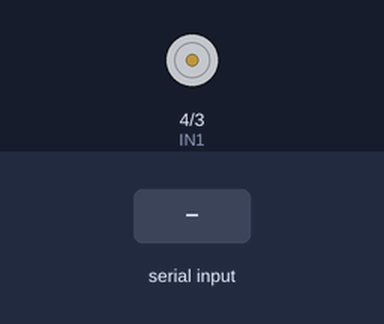
The sketch below on a simulated Arduino Uno, built with avr-gcc and run on an emulated ATmega328P. Parts: motor-driver pin pairs drawn as motors (green arrow = first pin HIGH = forward, orange = second pin HIGH = backward, longer = more drive, scaled by the enable pin). The test bench sets the inputs (shaded band). What the sketch prints to the serial monitor is not drawn.

Above: at 1.2 s.
1.3 s: "F" received over Serial
At 1.8 s:
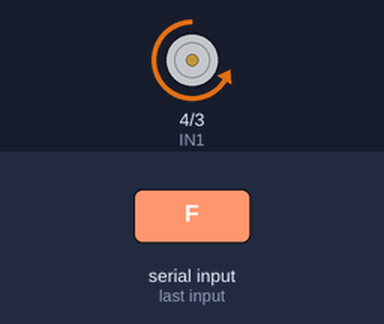
2.8 s: "B" received over Serial
At 4.0 s:
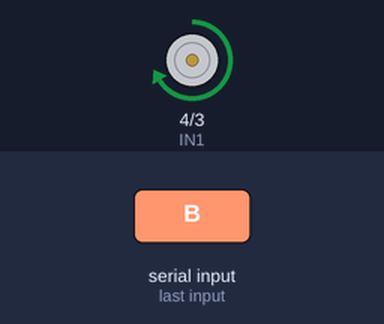
4.3 s: "S" received over Serial
At 5.3 s:
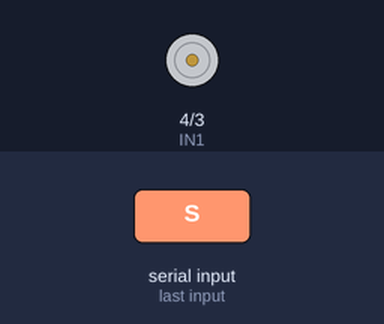
Timing chart, 0 to 7.3 s (numbered marks = the images above; inputs shaded):
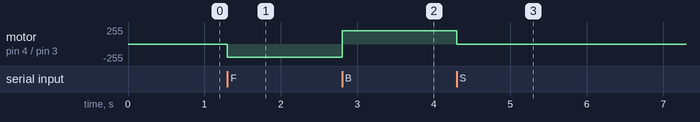

The sketch:

step1_one_motor.ino
```cpp
// ═══════════════════════════════════════════════════════════
// STEP 1 — One Motor
//
// WHAT THIS DOES:
//   You type a letter into the Serial Monitor and the motor
//   spins forward, backward, or stops.
//
// WHAT YOU LEARN:
//   - How to set up pins on the Arduino
//   - How to read a command from the computer
//   - How to make a motor spin
//
// HOW TO TEST:
//   1. Upload this sketch to the Arduino
//   2. Open Serial Monitor (magnifying glass icon, top right)
//   3. Make sure it says "9600 baud" at the bottom
//   4. Type F and press Send → motor spins forward
//   5. Type B and press Send → motor spins backward
//   6. Type S and press Send → motor stops
// ═══════════════════════════════════════════════════════════


// ── MOTOR SPEED ──────────────────────────────────────────
// This number controls how fast the motor spins.
// It goes from 0 (stopped) to 255 (full speed).
// 200 is about 80% power — a good default.
#define SPEED_L 200


// ── PIN ASSIGNMENTS ──────────────────────────────────────
// These three wires connect the Arduino to the motor driver.
// EN_A = "enable" pin — controls the speed (must be a PWM pin)
// IN1 and IN2 = "direction" pins — control which way the motor spins
//
// Think of it like a water tap:
//   EN_A = how far you open the tap (speed)
//   IN1/IN2 = which pipe the water flows through (direction)
const int EN_A = 6;    // speed control (PWM)
const int IN1  = 4;    // direction wire 1
const int IN2  = 3;    // direction wire 2


// ══════════════════════════════════════════════════════════
// SETUP — runs once when the Arduino powers on
// ══════════════════════════════════════════════════════════
void setup() {

  // Start the serial connection so we can talk to the computer.
  // 9600 is the communication speed — must match the Serial Monitor.
  Serial.begin(9600);

  // Tell the Arduino that these pins are OUTPUTS (sending signals out).
  // This is required before you can turn them on or off.
  pinMode(EN_A, OUTPUT);
  pinMode(IN1, OUTPUT);
  pinMode(IN2, OUTPUT);

  // Start with the motor completely stopped.
  // LOW means "off" — no signal on the direction wires.
  // analogWrite(pin, 0) means speed = zero.
  digitalWrite(IN1, LOW);
  digitalWrite(IN2, LOW);
  analogWrite(EN_A, 0);

  // Print a welcome message so we know the Arduino is ready.
  Serial.println("Step 1 ready — send F / B / S");
}


// ══════════════════════════════════════════════════════════
// LOOP — runs over and over, forever, after setup finishes
// ══════════════════════════════════════════════════════════
void loop() {

  // Check if the computer has sent us a letter.
  // Serial.available() returns how many letters are waiting.
  if (Serial.available() > 0) {

    // Read one letter from the serial buffer.
    // This removes it from the queue, like taking a ticket.
    char cmd = Serial.read();

    // Decide what to do based on which letter we received.
    // "switch" is like a menu — jump to the matching "case".
    switch (cmd) {

      // ── FORWARD ──
      // To spin the motor forward:
      //   IN1 = LOW, IN2 = HIGH  (direction = forward)
      //   EN_A = SPEED_L         (turn on the speed)
      case 'F':
        Serial.println("Forward");
        digitalWrite(IN1, LOW);
        digitalWrite(IN2, HIGH);
        analogWrite(EN_A, SPEED_L);
        break;  // "break" means "stop here, don't fall through"

      // ── BACKWARD ──
      // Same idea, but swap IN1 and IN2 to reverse direction.
      case 'B':
        Serial.println("Backward");
        digitalWrite(IN1, HIGH);
        digitalWrite(IN2, LOW);
        analogWrite(EN_A, SPEED_L);
        break;

      // ── STOP ──
      // Set both direction wires LOW and speed to zero.
      case 'S':
        Serial.println("Stop");
        digitalWrite(IN1, LOW);
        digitalWrite(IN2, LOW);
        analogWrite(EN_A, 0);
        break;
    }
  }
}
```

Measured:
- after the input at 1.3 s, motor on pin 4 (IN1) / pin 3 (IN2): stopped → backward 200/255 at once
- after the input at 2.8 s, motor on pin 4 (IN1) / pin 3 (IN2): backward 200/255 → forward 200/255 at once
- after the input at 4.3 s, motor on pin 4 (IN1) / pin 3 (IN2): forward 200/255 → stopped at once
